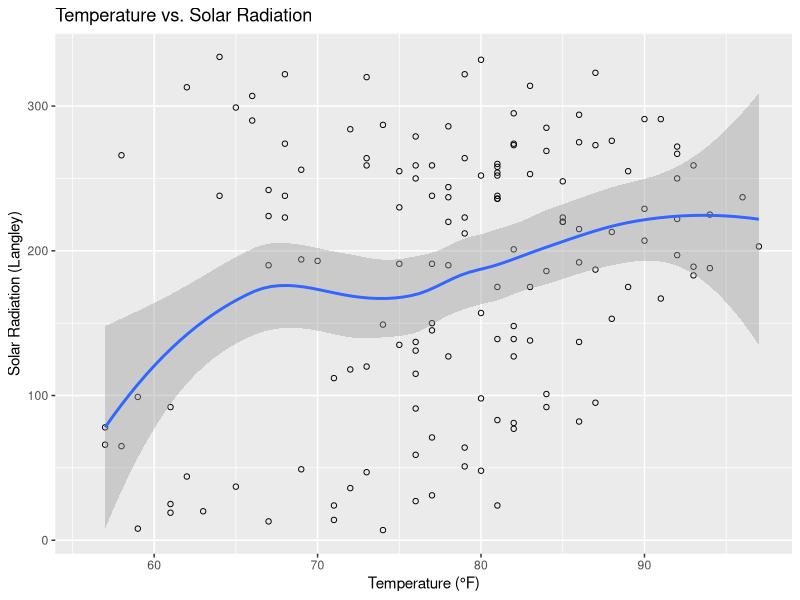
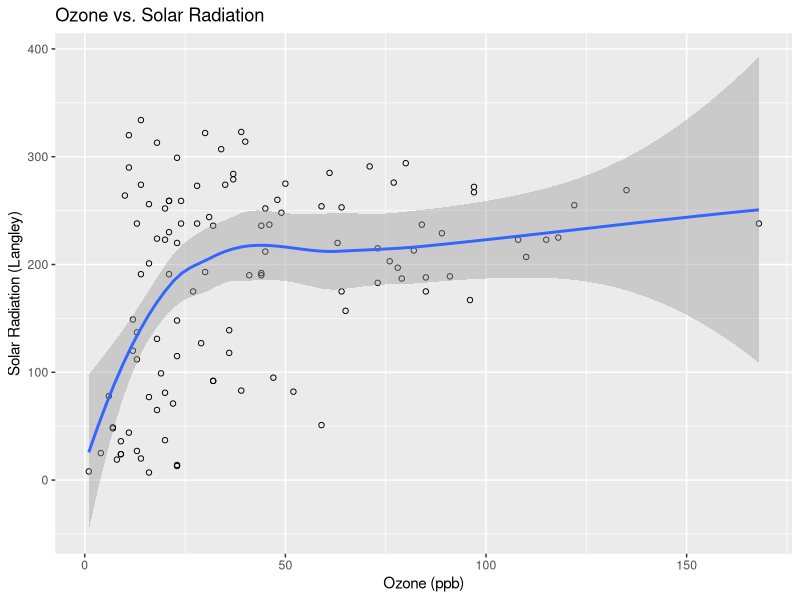
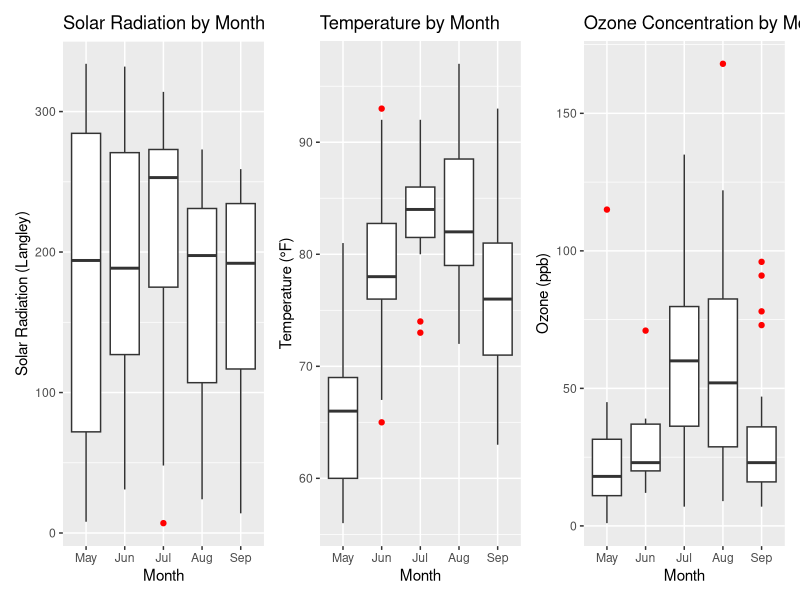

Source code (R) for these figures, in order:
## ---- chunk 1
knitr::opts_chunk$set(
  echo = TRUE,        
  warning = FALSE,    
  message = FALSE,    
  fig.align = "center"
)
## ---- chunk 2
library(ggplot2)
library(readr)
library(lubridate)
library(dplyr)
library(patchwork)
## ---- chunk 3
raw_data <- datasets::airquality
my_data <- raw_data
## ---- chunk 4
distributionSolarRadiation <- shapiro.test(my_data$Solar.R[!is.na(my_data$Solar.R)])
distributionOzone <- shapiro.test(my_data$Ozone[!is.na(my_data$Ozone)])
distributionTemperature <- shapiro.test(my_data$Temp[!is.na(my_data$Temp)])

## ---- chunk 5
spearman_correlation_Temp_Solar <- cor.test(my_data$Temp,my_data$Solar.R, method = "spearman", conf.level = 0.95,
                                            use = "complete.obs")

## ---- chunk 6
spearman_correlation_Ozone_Solar <- cor.test(my_data$Ozone,my_data$Solar.R, method = "spearman", conf.level = 0.95,
                                             use = "complete.obs")

## ---- chunk 7
IQR_ozone <- IQR(my_data$Ozone, na.rm = TRUE)
IQR_solarRadiation <- IQR(my_data$Solar.R, na.rm = TRUE)
IQR_temperature <- IQR(my_data$Temp, na.rm = TRUE)

## ---- chunk 8
plot_temp_radiation <- ggplot(my_data, aes(x = Temp, y= Solar.R))+
  labs(title = "Temperature vs. Solar Radiation", x = "Temperature (°F)", y = "Solar Radiation (Langley)")+
  geom_point(shape=1, na.rm = TRUE)+
  geom_smooth(method = "loess", se = TRUE, na.rm = TRUE)

plot_temp_radiation
  
## ---- chunk 9
plot_ozone_radiation <- ggplot(my_data, aes(x = Ozone, y= Solar.R))+
  labs(title = "Ozone vs. Solar Radiation", x = "Ozone (ppb)", y = "Solar Radiation (Langley)")+
  geom_point(shape=1, na.rm = TRUE)+
  geom_smooth(method = "loess", se = TRUE, na.rm = TRUE)

plot_ozone_radiation

## ---- chunk 10
month_levels <- sort(unique(my_data$Month[!is.na(my_data$Month)])) ## Extract the months
month_labels <- c("May", "Jun", "Jul", "Aug", "Sep") ## Create labels for the months

my_data$Month <- factor(my_data$Month,
                        levels = month_levels,
                        labels = month_labels)
# Boxplot 1 – Solar Radiation
p1 <- ggplot(my_data, aes(x = Month, y = Solar.R)) +
  geom_boxplot(outlier.color = "red", na.rm = TRUE) +
  labs(title = "Solar Radiation by Month", y = "Solar Radiation (Langley)")

# Boxplot 2 – Temperature
p2 <- ggplot(my_data, aes(x = Month, y = Temp)) +
  geom_boxplot(outlier.color = "red", na.rm = TRUE) +
  labs(title = "Temperature by Month", y = "Temperature (°F)")

# Boxplot 3 – Ozone
p3 <- ggplot(my_data, aes(x = Month, y = Ozone)) +
  geom_boxplot(outlier.color = "red", na.rm = TRUE) +
  labs(title = "Ozone Concentration by Month", y = "Ozone (ppb)")

# Visualize Boxplots next to each other
p1 + p2 + p3

